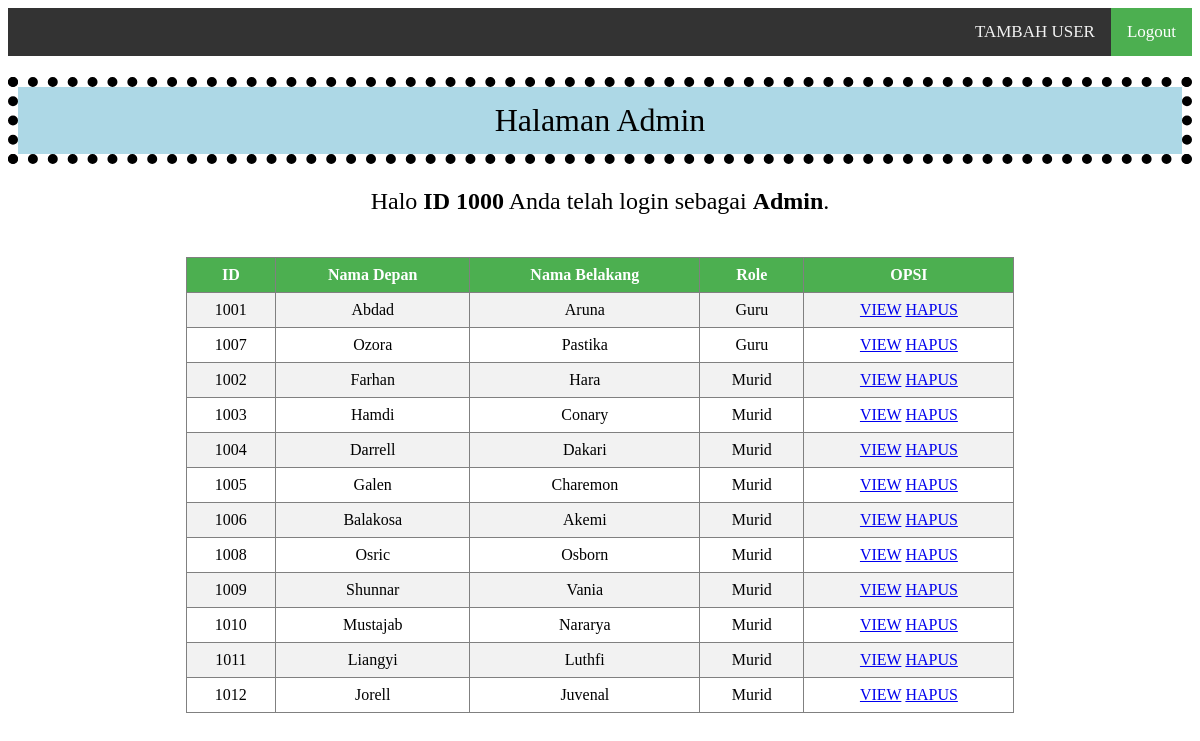
Screenshot of /halaman_admin.php (signed in) with the database file from the repository.
### tables this page shows
CREATE TABLE `user` (
  `user_id` varchar(10) NOT NULL,
  `password` varchar(255) NOT NULL,
  `first_name` varchar(255) NOT NULL,
  `last_name` varchar(255) NOT NULL,
  `role_id` int(11) NOT NULL,
  `address` varchar(255) NOT NULL
);

### halaman_admin.php (the view, shortened to what this page needs)
<!DOCTYPE html>
<html>
<head>
	<link rel="stylesheet" type="text/css" href="styleadmin.css">
</head>
<body>
	<div class="topnav">
	<a class="active" href="logout.php" onclick="return confirm('Are you sure to logout?');">Logout</a>
	<a href="tambah.php">TAMBAH USER</a>
	</div>
	<h1>Halaman Admin</h1>
	<p>Halo <b> ID <?php echo $_SESSION['user_id']; ?></b> Anda telah login sebagai <b><?php echo "Admin"; ?></b>.</p>
	<br/>
	<table border="1">
		<tr>
			<th>ID</th>
			<th>Nama Depan</th>
			<th>Nama Belakang</th>
			<th>Role</th>
			<th>OPSI</th>
		</tr>
		<?php
		include 'koneksi.php';
		$data = mysqli_query($koneksi,"select * from user where role_id != '1' order by role_id");
		while($d = mysqli_fetch_array($data)){
			?>
			<tr>
				<td><?php echo $d['user_id']; ?></td>
				<td><?php echo $d['first_name']; ?></td>
				<td><?php echo $d['last_name']; ?></td>
				<td>
				<?php
					if($d['role_id'] == "1"){
						echo "Admin";
					}elseif($d['role_id'] == "2"){
						echo "Guru";
					}else{
						echo "Murid";
					}
				?>
				</td>
				<td>
					<a href="view.php?user_id=<?php echo $d['user_id']; ?>">VIEW</a>
					<a href="hapus.php?user_id=<?php echo $d['user_id']; ?>" onclick="return confirm('Delete Confirmation!');">HAPUS</a>
				</td>
			</tr>
			<?php
		}
		?>
	</table>
	<br/>
	<br/>
</body>
</html>

### styleadmin.css (style rules this page uses)
table { border-collapse: collapse; width:70%; margin-left:15%; margin-right:15%; }
th, td { text-align: center; padding: 8px; }
tr:nth-child(even) { background-color: #f2f2f2 }
th { background-color: #4CAF50; color: white; }
.topnav { background-color: #333; overflow: hidden; position: sticky; top: 0; }
.topnav a { float: right; color: #f2f2f2; text-align: center; padding: 14px 16px; text-decoration: none; font-size: 17px; }
.topnav a.active { background-color: #4CAF50; color: white; }
h1 { text-align: center; font-weight: 300; border: 10px dotted black; padding: 15px; background: lightblue; background-clip: padding-box; }
p { text-align: center; font-size: 150%; }

### rows the page displays
user: user_id "1001", first_name "Abdad", last_name "Aruna", shows "Guru"
user: user_id "1007", first_name "Ozora", last_name "Pastika", shows "Guru"
user: user_id "1002", first_name "Farhan", last_name "Hara", shows "Murid"
user: user_id "1003", first_name "Hamdi", last_name "Conary", shows "Murid"
user: user_id "1004", first_name "Darrell", last_name "Dakari", shows "Murid"
user: user_id "1005", first_name "Galen", last_name "Charemon", shows "Murid"
user: user_id "1006", first_name "Balakosa", last_name "Akemi", shows "Murid"
user: user_id "1008", first_name "Osric", last_name "Osborn", shows "Murid"
user: user_id "1009", first_name "Shunnar", last_name "Vania", shows "Murid"
user: user_id "1010", first_name "Mustajab", last_name "Nararya", shows "Murid"
user: user_id "1011", first_name "Liangyi", last_name "Luthfi", shows "Murid"
user: user_id "1012", first_name "Jorell", last_name "Juvenal", shows "Murid"

### other values shown
$_SESSION['user_id'] "1000"
